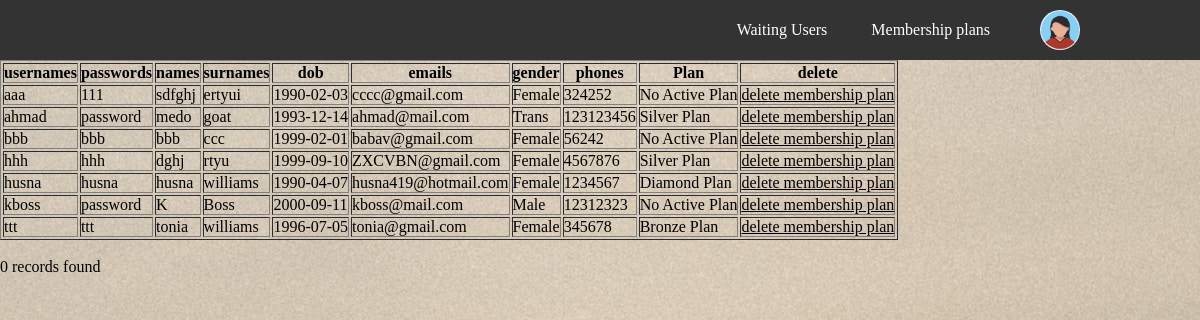
The app's page /listusers.php (signed in) with its own data.
### tables this page shows
CREATE TABLE `users` (
  `username` varchar(20) NOT NULL,
  `password` varchar(20) NOT NULL,
  `name` varchar(20) NOT NULL,
  `surname` varchar(20) NOT NULL,
  `dob` date NOT NULL,
  `email` varchar(20) NOT NULL,
  `gender` varchar(20) NOT NULL,
  `phone` int(20) NOT NULL,
  `plan` int(11) NOT NULL
);

### listusers.php (the view, shortened to what this page needs)
<!DOCTYPE html>
<html lang="en">
<head>
  <link rel="stylesheet" href="navbar.css">
</head>
<body background="11.jpg">
  <div class="hero">
    <nav>
      <ul>
        <li><a href="./waitingusers.php">Waiting Users</a></li>
        <li><a href="./listpackage.php">Membership plans</a></li>
      </ul>
      <?php
      if (isset($_SESSION['username'])) {
      ?>
        <img width="auto" src="user.png" class="user-pic" alt="" onclick="toggleMenu()">
      <?php
      }
      ?>
    </nav>
  </div>
</body>
</html>
<?php
$localhost = 'localhost';
$dbuser = 'phpuser';
$dbpass = 'phppwd';
$horse = 'phpclub';
$cnn = @mysqli_connect($localhost, $dbuser, $dbpass, $horse) or exit('Connection failed.' . mysqli_connect_errno());
$query = "select u.*, m.Plans from users u, memberplans m where m.id = u.Plan";
$stmt = mysqli_stmt_init($cnn);
mysqli_stmt_prepare($stmt, $query) or exit('Query Error.' . mysqli_stmt_errno($stmt));
mysqli_stmt_execute($stmt) or exit('Query Execution failed.' . mysqli_stmt_errno($stmt));
mysqli_stmt_bind_result($stmt, $username, $password, $name, $surname, $dob, $email, $gender, $phone, $plan, $planName) or exit('Result storage failed.' . mysqli_stmt_errno($stmt));;
echo '<table border="1"><tr><th>usernames</th><th>passwords</th><th>names</th><th>surnames</th><th>dob</th><th>emails</th><th>gender</th><th>phones</th><th>Plan</th><th>delete</th></tr>';
while (mysqli_stmt_fetch($stmt)) {
  echo '<tr>';
  echo "<td>$username</td>";
  echo "<td>$password</td>";
  echo "<td>$name</td>";
  echo "<td>$surname</td>";
  echo "<td>$dob</td>";
  echo "<td>$email</td>";
  echo "<td>$gender</td>";
  echo "<td>$phone</td>";
  echo "<td>$planName</td>";
  echo "<td><a style='color:black'  href='./deleteuserplan.php?username=" . $username . "'>delete membership plan</a></td>";
  echo '</tr>';
}
echo '</table><br/>';
echo mysqli_stmt_num_rows($stmt) . ' records found<br/>';
?>

### navbar.css (style rules this page uses)
* { margin: 0; padding: 0; font-family: 'Poppins', 'sans-serif'; box-sizing: border-box; }
.hero { width: 100%; background: #eceaff; color: #525252; }
nav { background: #333; width: 100%; padding: 10px 10%; display: flex; align-items: center; justify-content: space-between; position: relative; }
.user-pic { width: 40px; border-radius: 50%; cursor: pointer; margin-left: 30px; }
nav ul { width: 100%; text-align: right; }
nav ul li { display: inline-block; list-style: none; margin: 10px 20px; }
nav ul li a { color: #fff; text-decoration: none; }

### records on screen
users: username "aaa", password "111", name "sdfghj", surname "ertyui", dob "1990-02-03", email "cccc@gmail.com", gender "Female", phone "324252", planName "No Active Plan"
users: username "ahmad", password "password", name "medo", surname "goat", dob "1993-12-14", email "ahmad@mail.com", gender "Trans", phone "123123456", planName "Silver Plan"
users: password "bbb", name "bbb", surname "ccc", dob "1999-02-01", email "babav@gmail.com", gender "Female", phone "56242", planName "No Active Plan"
users: password "hhh", name "dghj", surname "rtyu", dob "1999-09-10", email "ZXCVBN@gmail.com", gender "Female", phone "4567876", planName "Silver Plan"
users: password "husna", name "husna", surname "williams", dob "1990-04-07", email "husna419@hotmail.com", gender "Female", phone "1234567", planName "Diamond Plan"
users: username "kboss", password "password", name "K", surname "Boss", dob "2000-09-11", email "kboss@mail.com", gender "Male", phone "12312323", planName "No Active Plan"
users: password "ttt", name "tonia", surname "williams", dob "1996-07-05", email "tonia@gmail.com", gender "Female", phone "345678", planName "Bronze Plan"

### other values on screen
mysqli_stmt_num_rows($stmt) "0"
